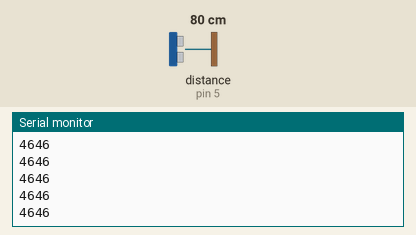
Recording of a sketch running on a simulated Arduino Uno, built with avr-gcc and run on an emulated ATmega328P. Shown: the last lines printed to the serial monitor. Wiring (inferred from the names in the program): ultrasonic range finder: trigger pin 4; echo pin 5. The test bench sets the inputs (shaded band); at power-on: distance to the obstacle (sensor on pin 5) 80 cm. The echo pulse lasts 58.3 µs per cm.

Above: at 1.2 s.
1.3 s: distance to the obstacle (sensor on pin 5) set to 2 cm
At 2.3 s:
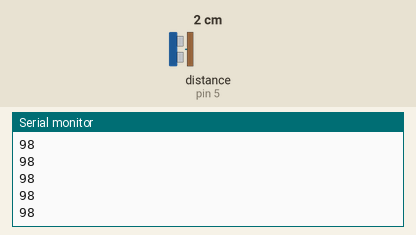
2.8 s: distance to the obstacle (sensor on pin 5) set to 4 cm
At 3.3 s:
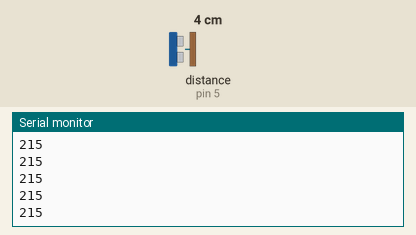
Timing chart, 0 to 5.8 s (numbered marks = the images above; inputs shaded):
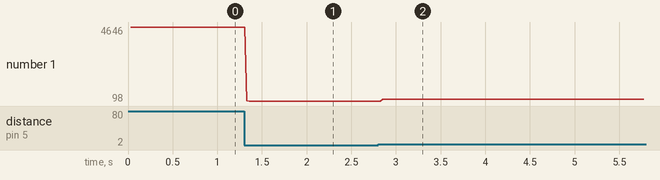

Measured:
- after the input at 1.3 s, the serial monitor: prints a new line at once (image 1)
- after the input at 2.8 s, the serial monitor: prints a new line after 0.05 s (image 2)
- plotted number 1: 4646 → 98 after the input at 1.3 s, 98 → 215 after the input at 2.8 s

The sketch:

Code_53_HC-SR04_Ultrasonic_Sensor.ino
```cpp
int trigPin=4;
int echoPin=5;
int pingTT;
void setup() {
  // put your setup code here, to run once:
Serial.begin(9600);
pinMode(trigPin,OUTPUT);
pinMode(echoPin,INPUT);
}

void loop() {
  // put your main code here, to run repeatedly:
digitalWrite(trigPin,LOW);
delayMicroseconds(10);
digitalWrite(trigPin,HIGH);
delayMicroseconds(10);
digitalWrite(trigPin,LOW);
pingTT=pulseIn(echoPin,HIGH);
delay(25);
Serial.println(pingTT);
}
```
